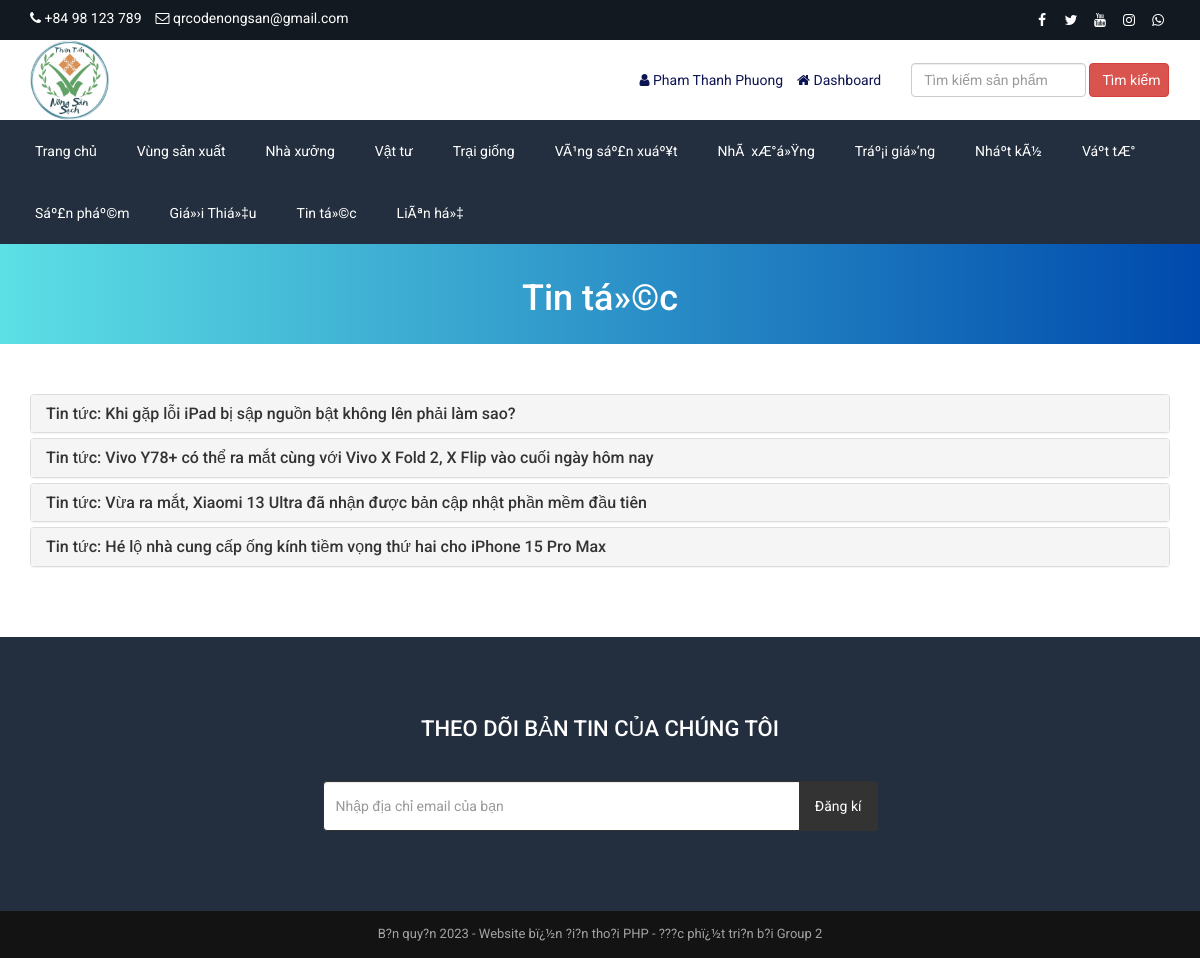
Page /faq.php (signed in) on the committed database.
### tables this page shows
CREATE TABLE `tbl_settings` (
  `id` int(11) NOT NULL,
  `logo` varchar(100) NOT NULL,
  `favicon` varchar(100) NOT NULL,
  `footer_about` mediumtext NOT NULL,
  `footer_copyright` mediumtext NOT NULL,
  `contact_address` mediumtext NOT NULL,
  `contact_email` varchar(100) NOT NULL,
  `contact_phone` varchar(100) NOT NULL,
  `contact_fax` varchar(100) NOT NULL,
  `contact_map_iframe` mediumtext NOT NULL,
  `receive_email` varchar(100) NOT NULL,
  `receive_email_subject` varchar(100) NOT NULL,
  `receive_email_thank_you_message` mediumtext NOT NULL,
  `forget_password_message` mediumtext NOT NULL,
  `total_recent_post_footer` int(10) NOT NULL,
  `total_popular_post_footer` int(10) NOT NULL,
  `total_recent_post_sidebar` int(11) NOT NULL,
  `total_popular_post_sidebar` int(11) NOT NULL,
  `total_featured_product_home` int(11) NOT NULL,
  `total_latest_product_home` int(11) NOT NULL,
  `total_popular_product_home` int(11) NOT NULL,
  `meta_title_home` mediumtext NOT NULL,
  `meta_keyword_home` mediumtext NOT NULL,
  `meta_description_home` mediumtext NOT NULL,
  `banner_login` varchar(100) NOT NULL,
  `banner_registration` varchar(100) NOT NULL,
  `banner_forget_password` varchar(100) NOT NULL,
  `banner_reset_password` varchar(100) NOT NULL,
  `banner_search` varchar(100) NOT NULL,
  `banner_cart` varchar(100) NOT NULL,
  `banner_checkout` varchar(100) NOT NULL,
  `banner_product_category` varchar(100) NOT NULL,
  `banner_blog` varchar(100) NOT NULL,
  `cta_title` varchar(100) NOT NULL,
  `cta_content` mediumtext NOT NULL,
  `cta_read_more_text` varchar(100) NOT NULL,
  `cta_read_more_url` varchar(100) NOT NULL,
  `cta_photo` varchar(100) NOT NULL,
  `featured_product_title` varchar(100) NOT NULL,
  `featured_product_subtitle` varchar(100) NOT NULL,
  `latest_product_title` varchar(100) NOT NULL,
  `latest_product_subtitle` varchar(100) NOT NULL,
  `popular_product_title` varchar(100) NOT NULL,
  `popular_product_subtitle` varchar(100) NOT NULL,
  `testimonial_title` varchar(100) NOT NULL,
  `testimonial_subtitle` varchar(100) NOT NULL,
  `testimonial_photo` varchar(100) NOT NULL,
  `blog_title` varchar(100) NOT NULL,
  `blog_subtitle` varchar(100) NOT NULL,
  `newsletter_text` mediumtext NOT NULL,
  `paypal_email` varchar(100) NOT NULL,
  `stripe_public_key` varchar(100) NOT NULL,
  `stripe_secret_key` varchar(100) NOT NULL,
  `bank_detail` mediumtext NOT NULL,
  `before_head` mediumtext NOT NULL,
  `after_body` mediumtext NOT NULL,
  `before_body` mediumtext NOT NULL,
  `home_service_on_off` int(11) NOT NULL,
  `home_welcome_on_off` int(11) NOT NULL,
  `home_featured_product_on_off` int(11) NOT NULL,
  `home_latest_product_on_off` int(11) NOT NULL,
  `home_popular_product_on_off` int(11) NOT NULL,
  `home_testimonial_on_off` int(11) NOT NULL,
  `home_blog_on_off` int(11) NOT NULL,
  `newsletter_on_off` int(11) NOT NULL,
  `ads_above_welcome_on_off` int(1) NOT NULL,
  `ads_above_featured_product_on_off` int(1) NOT NULL,
  `ads_above_latest_product_on_off` int(1) NOT NULL,
  `ads_above_popular_product_on_off` int(1) NOT NULL,
  `ads_above_testimonial_on_off` int(1) NOT NULL,
  `ads_category_sidebar_on_off` int(1) NOT NULL
);

CREATE TABLE `tbl_social` (
  `social_id` int(11) NOT NULL,
  `social_name` varchar(30) NOT NULL,
  `social_url` varchar(255) NOT NULL,
  `social_icon` varchar(30) NOT NULL
);

CREATE TABLE `tbl_top_category` (
  `tcat_id` int(11) NOT NULL,
  `tcat_name` varchar(255) NOT NULL,
  `show_on_menu` int(1) NOT NULL
);

CREATE TABLE `tbl_page` (
  `id` int(11) NOT NULL,
  `about_title` varchar(255) NOT NULL,
  `about_content` mediumtext NOT NULL,
  `about_banner` varchar(255) NOT NULL,
  `about_meta_title` varchar(255) NOT NULL,
  `about_meta_keyword` mediumtext NOT NULL,
  `about_meta_description` mediumtext NOT NULL,
  `faq_title` varchar(255) NOT NULL,
  `faq_banner` varchar(255) NOT NULL,
  `faq_meta_title` varchar(255) NOT NULL,
  `faq_meta_keyword` mediumtext NOT NULL,
  `faq_meta_description` mediumtext NOT NULL,
  `blog_title` varchar(255) NOT NULL,
  `blog_banner` varchar(255) NOT NULL,
  `blog_meta_title` varchar(255) NOT NULL,
  `blog_meta_keyword` mediumtext NOT NULL,
  `blog_meta_description` mediumtext NOT NULL,
  `contact_title` varchar(255) NOT NULL,
  `contact_banner` varchar(255) NOT NULL,
  `contact_meta_title` varchar(255) NOT NULL,
  `contact_meta_keyword` mediumtext NOT NULL,
  `contact_meta_description` mediumtext NOT NULL,
  `pgallery_title` varchar(255) NOT NULL,
  `pgallery_banner` varchar(255) NOT NULL,
  `pgallery_meta_title` varchar(255) NOT NULL,
  `pgallery_meta_keyword` mediumtext NOT NULL,
  `pgallery_meta_description` mediumtext NOT NULL,
  `vgallery_title` varchar(255) NOT NULL,
  `vgallery_banner` varchar(255) NOT NULL,
  `vgallery_meta_title` varchar(255) NOT NULL,
  `vgallery_meta_keyword` mediumtext NOT NULL,
  `vgallery_meta_description` mediumtext NOT NULL
);

CREATE TABLE `tbl_faq` (
  `faq_id` int(11) NOT NULL,
  `faq_title` varchar(255) NOT NULL,
  `faq_content` mediumtext NOT NULL
);

### faq.php (the view, shortened to what this page needs)
<?php require_once('header1.php'); ?>
<?php
$statement = $pdo->prepare("SELECT * FROM tbl_page WHERE id=1");
$statement->execute();
$result = $statement->fetchAll(PDO::FETCH_ASSOC);
foreach ($result as $row) {
    $faq_title = $row['faq_title'];
    $faq_banner = $row['faq_banner'];
}
?>
<div class="page-banner" style="background-image: url(assets/uploads/<?php echo $faq_banner; ?>);">
    <div class="inner">
        <h1><?php echo $faq_title; ?></h1>
    </div>
</div>
<div class="page">
    <div class="container">
        <div class="row">
            <div class="col-md-12">
                <div class="panel-group" id="faqAccordion">
                    <?php
                    $statement = $pdo->prepare("SELECT * FROM tbl_faq");
                    $statement->execute();
                    $result = $statement->fetchAll(PDO::FETCH_ASSOC);
                    foreach ($result as $row) {
                        ?>
                        <div class="panel panel-default">
                            <div class="panel-heading accordion-toggle question-toggle collapsed" data-toggle="collapse" data-parent="#faqAccordion" data-target="#question<?php echo $row['faq_id']; ?>">
                                <h4 class="panel-title">
                                    Tin tức: <?php echo $row['faq_title']; ?>
                                </h4>
                            </div>
                        </div>
                        <?php
                    }
                    ?>
                </div>
            </div>
        </div>
    </div>
</div>
<?php require_once('footer.php'); ?>

### header1.php (shortened to what this page needs)
<?php
include("admin/inc/config.php");
$statement = $pdo->prepare("SELECT * FROM tbl_settings WHERE id=1");
$statement->execute();
$result = $statement->fetchAll(PDO::FETCH_ASSOC);
foreach ($result as $row)
{
	$logo = $row['logo'];
	$contact_email = $row['contact_email'];
	$contact_phone = $row['contact_phone'];
}
?>
<!DOCTYPE html>
<html lang="en">
<head>
	<link rel="stylesheet" href="assets/css/bootstrap.min.css">
	<link rel="stylesheet" href="assets/css/font-awesome.min.css">
	<link rel="stylesheet" href="assets/css/owl.carousel.min.css">
	<link rel="stylesheet" href="assets/css/owl.theme.default.min.css">
	<link rel="stylesheet" href="assets/css/jquery.bxslider.min.css">
    <link rel="stylesheet" href="assets/css/magnific-popup.css">
    <link rel="stylesheet" href="assets/css/rating.css">
	<link rel="stylesheet" href="assets/css/spacing.css">
	<link rel="stylesheet" href="assets/css/bootstrap-touch-slider1.css">
	<link rel="stylesheet" href="assets/css/animate.min.css">
	<link rel="stylesheet" href="assets/css/tree-menu.css">
	<link rel="stylesheet" href="assets/css/select2.min.css">
	<link rel="stylesheet" href="assets/css/main.css">
	<link rel="stylesheet" href="assets/css/responsive.css">
	<?php
	$statement = $pdo->prepare("SELECT * FROM tbl_page WHERE id=1");
	$statement->execute();
	$result = $statement->fetchAll(PDO::FETCH_ASSOC);
		?>
</head>
<body>
<div class="top">
	<div class="container">
		<div class="row">
			<div class="col-md-6 col-sm-6 col-xs-12">
				<div class="left">
					<ul>
						<li><i class="fa fa-phone"></i> <?php echo $contact_phone; ?></li>
						<li><i class="fa fa-envelope-o"></i> <?php echo $contact_email; ?></li>
					</ul>
				</div>
			</div>
			<div class="col-md-6 col-sm-6 col-xs-12">
				<div class="right">
					<ul>
						<?php
						$statement = $pdo->prepare("SELECT * FROM tbl_social");
						$statement->execute();
						$result = $statement->fetchAll(PDO::FETCH_ASSOC);
						foreach ($result as $row) {
							?>
							<?php if($row['social_url'] != ''): ?>
							<li><a href="<?php echo $row['social_url']; ?>"><i class="<?php echo $row['social_icon']; ?>"></i></a></li>
							<?php endif; ?>
							<?php
						}
						?>
					</ul>
				</div>
			</div>
		</div>
	</div>
</div>
<div class="header">
	<div class="container">
		<div class="row inner">
			<div class="col-md-4 logo">
				<a href="index.php"><img src="assets/uploads/<?php echo $logo; ?>" alt="logo image"></a>
			</div>
			<div class="col-md-5 right">
				<ul>
					<?php
					if(isset($_SESSION['customer'])) {
						?>
						<li><i class="fa fa-user"></i> <?php echo LANG_VALUE_13; ?> <?php echo $_SESSION['customer']['cust_name']; ?></li>
						<li><a href="dashboard.php"><i class="fa fa-home"></i> <?php echo LANG_VALUE_89; ?></a></li>
						<?php
					} else {
						?>
						<li><a href="login.php"><i class="fa fa-sign-in"></i> <?php echo LANG_VALUE_9; ?></a></li>
						<li><a href="registration.php"><i class="fa fa-user-plus"></i> <?php echo LANG_VALUE_15; ?></a></li>
						<?php
					}
					?>
				</ul>
			</div>
			<div class="col-md-3 search-area">
				<form class="navbar-form navbar-left" role="search" action="search-result.php" method="get">
					<div class="form-group">
						<input type="text" class="form-control search-top" placeholder="<?php echo LANG_VALUE_2; ?>" name="search_text">
					</div>
					<button type="submit" class="btn btn-danger"><?php echo LANG_VALUE_3; ?></button>
				</form>
			</div>
		</div>
	</div>
</div>
<div class="nav">
	<div class="container">
		<div class="row">
			<div class="col-md-12 pl_0 pr_0">
				<div class="menu-container">
					<div class="menu">
						<ul>
							<li><a href="index.php">Trang chủ</a></li>
							<li><a href="area.php">Vùng sản xuất</a></li>
							<li><a href="factory.php">Nhà xưởng</a></li>
							<li><a href="supplies.php">Vật tư</a></li>
							<li><a href="hatchery.php">Trại giống</a></li>
							<?php
							$statement = $pdo->prepare("SELECT * FROM tbl_top_category WHERE show_on_menu=1");
							$statement->execute();
							$result = $statement->fetchAll(PDO::FETCH_ASSOC);
							foreach ($result as $row) {
								?>
								<li><a href="product-category.php?id=<?php echo $row['tcat_id']; ?>&type=top-category"><?php echo $row['tcat_name']; ?></a>
								</li>
								<?php
							}
							?>
							<?php
							$statement = $pdo->prepare("SELECT * FROM tbl_page WHERE id=1");
							$statement->execute();
							$result = $statement->fetchAll(PDO::FETCH_ASSOC);
							foreach ($result as $row) {
								$about_title = $row['about_title'];
								$faq_title = $row['faq_title'];
								$contact_title = $row['contact_title'];
							}
							?>
							<li><a href="about.php"><?php echo $about_title; ?></a></li>
							<li><a href="faq.php"><?php echo $faq_title; ?></a></li>
							<li><a href="contact.php"><?php echo $contact_title; ?></a></li>
						</ul>
					</div>
				</div>
			</div>
		</div>
	</div>
</div>

### footer.php (shortened to what this page needs)
<?php
$statement = $pdo->prepare("SELECT * FROM tbl_settings WHERE id=1");
$statement->execute();
$result = $statement->fetchAll(PDO::FETCH_ASSOC);
foreach ($result as $row)
{
	$footer_copyright = $row['footer_copyright'];
    $newsletter_on_off = $row['newsletter_on_off'];
}
?>
<?php if($newsletter_on_off == 1): ?>
<section class="home-newsletter">
	<div class="container">
		<div class="row">
			<div class="col-md-6 col-md-offset-3">
				<div class="single">
				<form action="" method="post">
					<h2><?php echo LANG_VALUE_93; ?></h2>
					<div class="input-group">
			        	<input type="email" class="form-control" placeholder="<?php echo LANG_VALUE_95; ?>" name="email_subscribe">
			         	<span class="input-group-btn">
			         	<button class="btn btn-theme" type="submit" name="form_subscribe"><?php echo LANG_VALUE_92; ?></button>
			         	</span>
			        </div>
				</div>
			</div>
		</div>
	</div>
</section>
<?php endif; ?>
<div class="footer-bottom">
	<div class="container">
		<div class="row">
			<div class="col-md-12 copyright">
				<?php echo $footer_copyright; ?>
			</div>
		</div>
	</div>
</div>
</body>
</html>

### assets/css/main.css (style rules this page uses)
* { margin: 0; padding: 0; }
body { font-family: "Roboto", sans-serif; font-size: 14px; }
h1, h2, h3, h4, h5, h6 { font-family: "Roboto", sans-serif; }
a { text-decoration: none; }
.top { width: 100%; height: 40px; background: #131921; }
.top .left { float: left; }
.top .left ul { padding-top: 8px; }
.top .left ul li { list-style-type: none; float: left; margin-right: 14px; color: white; }
.top .left ul li i { color: white; }
.top .right { float: right; }
.top .right ul { padding-top: 8px; }
.top .right ul li { list-style-type: none; float: left; margin-left: 5px; }
.top .right ul li a { color: white; width: 24px; height: 24px; line-height: 24px; text-align: center; border-radius: 50%; display: block; transition: all 0.4s ease; }
.header { width: 100%; height: auto; background: #fff; }
.header .inner { height: auto; display: table; }
.header .logo { float: none; display: table-cell; vertical-align: middle; }
.header .logo img { max-width: 100%; height: 80px; }
.header .navbar-form .form-control { width: 300px; }
.header .search-area { float: none; display: table-cell; vertical-align: middle; }
.header .search-area .form-group { width: calc(100% - 84px); }
.header .search-area button { width: 80px; }
.header .search-area form { width: 100%; }
.header .right { float: none; display: table-cell; vertical-align: middle; padding-right: 0; }
.header .right ul { float: right; margin-bottom: 0; }
.header .right ul li { list-style-type: none; float: left; margin-left: 14px; color: #0d1452; }
.header .right ul li a { color: #0d1452; }
.header .navbar-form .search-top { width: 100%; }
.nav { background: #232f3e; }
.menu-container { width: 100%; margin: 0 auto; background: #232f3e; }
.menu-dropdown-icon:before { content: "\f067"; font-family: "FontAwesome"; display: none; cursor: pointer; float: right; padding: 1.5em 2em; background: #fff; color: #333; }
.menu > ul { margin: 0 auto; width: 100%; list-style: none; padding: 0; position: relative; box-sizing: border-box; }
.menu > ul:before, .menu > ul:after { content: ""; display: table; }
.menu > ul:after { clear: both; }
.menu > ul > li { float: left; padding: 0; margin: 0; }
.menu > ul > li a { text-decoration: none; padding: 1.5em 20px; display: block; color: #fff; }
.footer-bottom { width: 100%; height: auto; background: #141314; padding: 14px 0; }
.footer-bottom .copyright { font-size: 13px; color: #a3a3a3; text-align: center; }
.page-banner { width: 100%; height: auto; background-repeat: no-repeat; background-position: center center; -webkit-background-size: cover; background-size: cover; position: relative; padding-top: 15px; padding-bottom: 15px; overflow: hidden; }
.page-banner h1 { color: #fff; text-align: center; z-index: 999; position: relative; }
.page { width: 100%; height: auto; padding-top: 50px; padding-bottom: 50px; }
.home-newsletter { padding: 80px 0; background: #232f3e; }
.home-newsletter .single { max-width: 650px; margin: 0 auto; text-align: center; position: relative; z-index: 2; }
.home-newsletter .single h2 { font-size: 22px; color: white; text-transform: uppercase; margin-bottom: 40px; margin-top: 0; }
.home-newsletter .single .form-control { height: 50px; border-color: #333; outline: none; }
.home-newsletter .single .btn { min-height: 50px; background: #333; color: #fff; padding-left: 15px; padding-right: 15px; }

### assets/css/responsive.css (style rules this page uses)
@media only screen and (min-width: 992px) { .header .inner { width: 100%; } }
@media only screen and (min-width: 992px) { .header .search-area { padding-right: 0; } }
@media only screen and (min-width: 992px) { .header .search-area form { padding-right: 0; } }
@media only screen and (min-width: 992px) { .header .container { padding-right: 0; } }

### rows in the picture
tbl_settings: contact_phone "+84 98 123 789", contact_email "qrcodenongsan@gmail.com", logo (picture), footer_copyright "B?n quy?n 2023 - Website bï¿½n ?i?n tho?i PHP - ???c phï¿½t tri?n b?i Group 2"
tbl_top_category: tcat_name "VÃ¹ng sáº£n xuáº¥t"
tbl_top_category: tcat_name "NhÃ xÆ°á»Ÿng"
tbl_top_category: tcat_name "Tráº¡i giá»‘ng"
tbl_top_category: tcat_name "Nháº­t kÃ½"
tbl_top_category: tcat_name "Váº­t tÆ°"
tbl_top_category: tcat_name "Sáº£n pháº©m"
tbl_page: about_title "Giá»›i Thiá»‡u", faq_title "Tin tá»©c", contact_title "LiÃªn há»‡", faq_banner (picture)
tbl_faq: faq_title "Khi gặp lỗi iPad bị sập nguồn bật không lên phải làm sao?"
tbl_faq: faq_title "Vivo Y78+ có thể ra mắt cùng với Vivo X Fold 2, X Flip vào cuối ngày hôm nay"
tbl_faq: faq_title "Vừa ra mắt, Xiaomi 13 Ultra đã nhận được bản cập nhật phần mềm đầu tiên"
tbl_faq: faq_title "Hé lộ nhà cung cấp ống kính tiềm vọng thứ hai cho iPhone 15 Pro Max"

### other values in the picture
$_SESSION['customer']['cust_name'] "Pham Thanh Phuong"
LANG_VALUE_89 "Dashboard"
LANG_VALUE_3 "Tìm kiếm"
LANG_VALUE_93 "THEO DÕI BẢN TIN CỦA CHÚNG TÔI"
LANG_VALUE_92 "Đăng kí"
